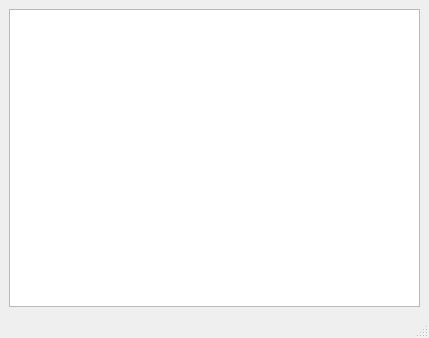
<?xml version="1.0" encoding="UTF-8"?>
<ui version="4.0">
 <class>MainWindow_CMOS</class>
 <widget class="QMainWindow" name="MainWindow_CMOS">
  <property name="geometry">
   <rect>
    <x>0</x>
    <y>0</y>
    <width>429</width>
    <height>338</height>
   </rect>
  </property>
  <property name="windowTitle">
   <string>CMOS Camera</string>
  </property>
  <widget class="QWidget" name="centralwidget">
   <layout class="QGridLayout" name="gridLayout">
    <item row="0" column="0">
     <widget class="QWidget" name="widget" native="true">
      <layout class="QGridLayout" name="gridLayout_2">
       <property name="leftMargin">
        <number>0</number>
       </property>
       <property name="topMargin">
        <number>0</number>
       </property>
       <property name="rightMargin">
        <number>0</number>
       </property>
       <property name="bottomMargin">
        <number>0</number>
       </property>
       <item row="0" column="0">
        <widget class="QGraphicsView" name="CS_CameraView">
         <property name="minimumSize">
          <size>
           <width>300</width>
           <height>200</height>
          </size>
         </property>
         <property name="mouseTracking">
          <bool>true</bool>
         </property>
         <property name="statusTip">
          <string/>
         </property>
        </widget>
       </item>
      </layout>
     </widget>
    </item>
   </layout>
  </widget>
  <widget class="QMenuBar" name="menubar">
   <property name="geometry">
    <rect>
     <x>0</x>
     <y>0</y>
     <width>429</width>
     <height>21</height>
    </rect>
   </property>
  </widget>
  <widget class="QStatusBar" name="statusbar"/>
 </widget>
 <resources/>
 <connections/>
</ui>
